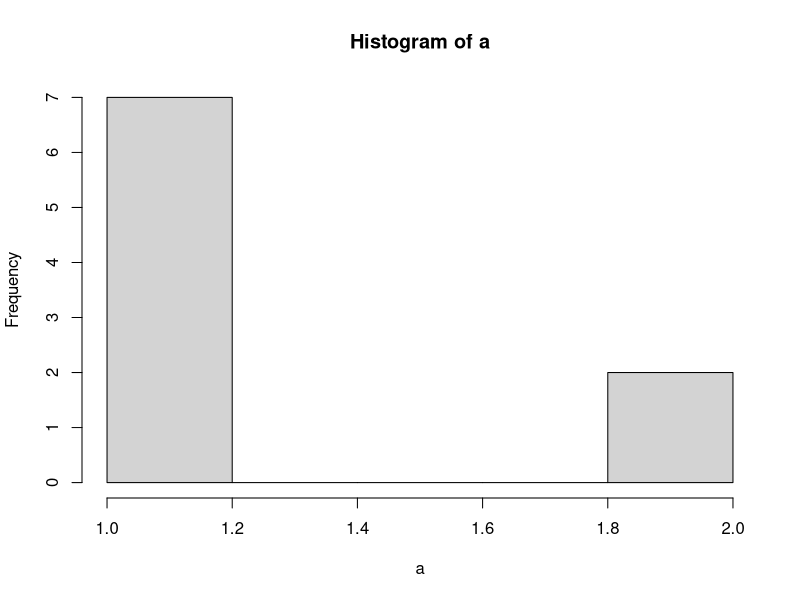
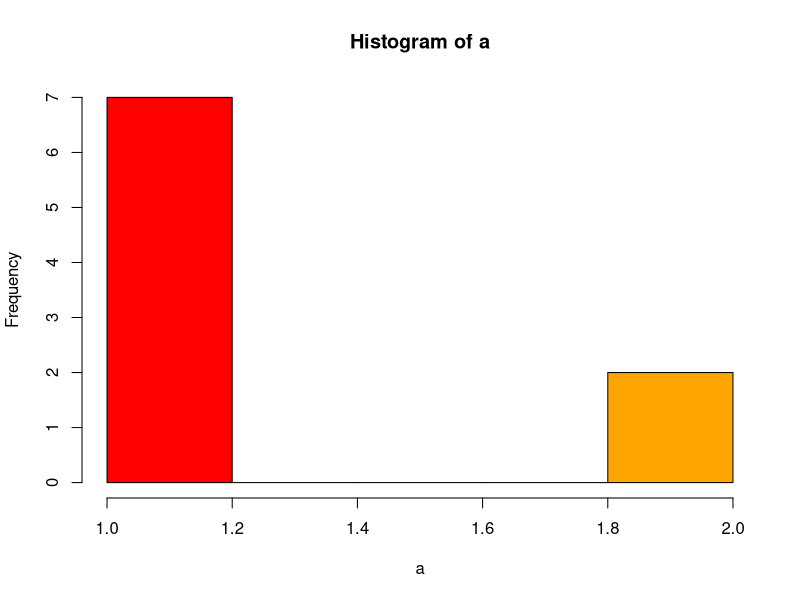
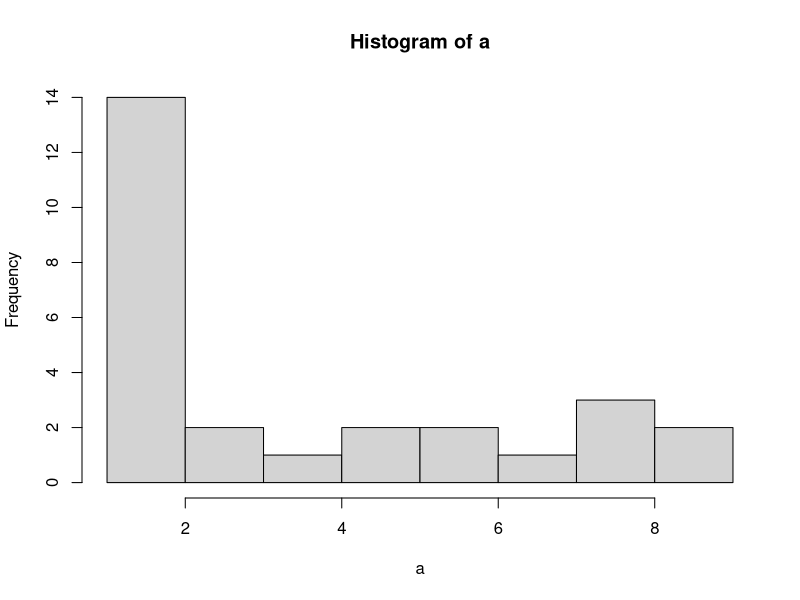
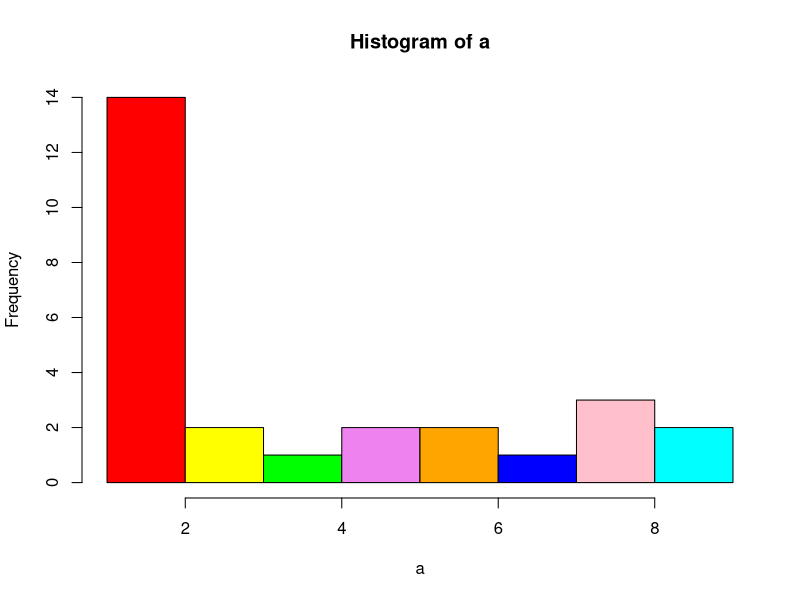
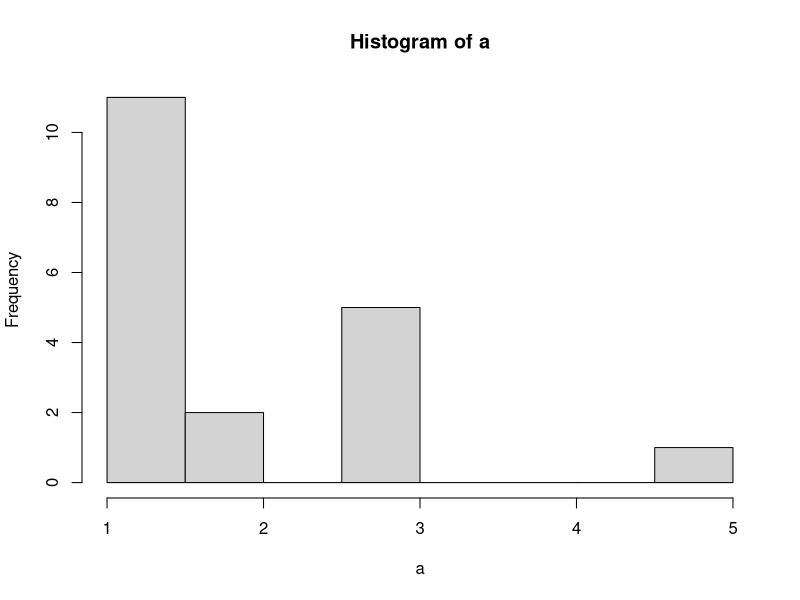
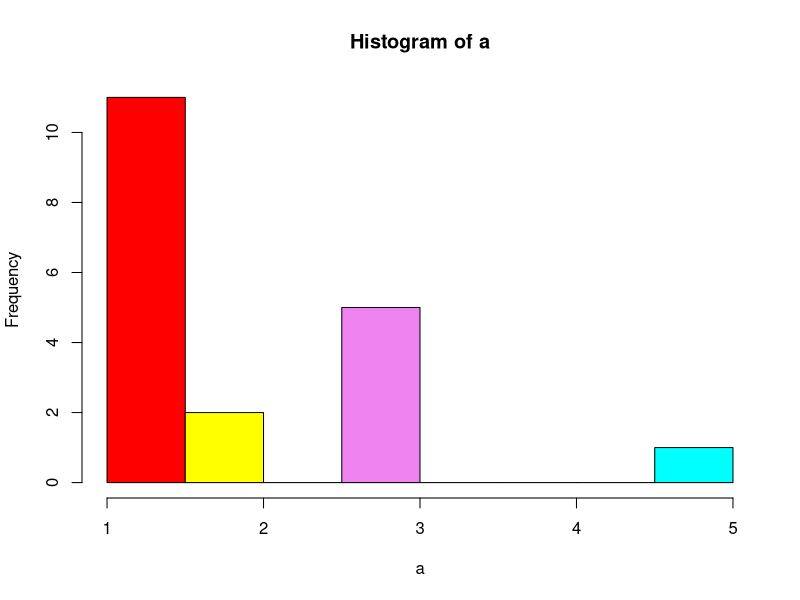

Source code (R) for these figures, in order:
#1
x <- c(1, 2, 3, 2, 4, 5, 4, 6, 7, 8, 9)
freq <- data.frame(table(x))
relFreq <- data.frame(prop.table(table(x)))
relFreq$Freq <- NULL
Cumulative_Freq <- cumsum(table(x))
z<-cbind(merge(freq,relFreq),Cumulative_Freq)
z$Cumulative_Relative_Freq <- z$Cumulative_Freq / sum(z$Freq)
print(z)
a = z$Freq
hist(a)
colors = c("red", "yellow", "green", "violet", "orange", "blue", "pink", "cyan")
hist(a, col = colors)

#2
x <- c(23, 20, 16, 18, 30, 22, 26, 15, 05, 18,
       14, 17, 11, 37, 21, 06, 10, 20, 22, 25,
       19, 19, 19, 20, 12, 23, 24, 17, 18, 16,
       27, 16, 28, 26, 15, 29, 19, 35, 20, 17,
       12, 30, 21, 22, 20, 15, 18, 16, 23, 24,
       15, 24, 28, 19, 24, 22, 17, 19, 08, 18,
       17, 18, 23, 21, 25, 19, 20, 22, 21, 21,
       16, 20, 19, 11, 23, 17, 23, 13, 17, 26,
       26, 14, 15, 16, 27, 18, 21, 24, 33, 20,
       21, 27, 18, 22, 17, 20, 14, 21, 22, 19)
freq <- data.frame(table(x))
relFreq <- data.frame(prop.table(table(x)))
relFreq$Freq <- NULL
Cumulative_Freq <- cumsum(table(x))
z<-cbind(merge(freq,relFreq),Cumulative_Freq)
z$Cumulative_Relative_Freq <- z$Cumulative_Freq / sum(z$Freq)
print(z)
a = z$Freq
hist(a)
colors = c("red", "yellow", "green", "violet", "orange", "blue", "pink", "cyan")
hist(a, col = colors)

#3
x <- c(13.8, 14.1, 14.7, 15.2, 15.6, 14.9, 16.7, 19.2, 14.9, 14.9,
       14.9, 15.2, 15.9, 15.2, 14.8, 14.8, 19.1, 14.6, 18.0, 14.9,
       14.2, 14.1, 15.3, 15.5, 18.0, 17.2, 17.2, 14.1, 14.5, 18.0,
       14.4, 14.2, 14.6, 14.2, 14.8)
freq <- data.frame(table(x))
relFreq <- data.frame(prop.table(table(x)))
relFreq$Freq <- NULL
Cumulative_Freq <- cumsum(table(x))
z<-cbind(merge(freq,relFreq),Cumulative_Freq)
z$Cumulative_Relative_Freq <- z$Cumulative_Freq / sum(z$Freq)
print(z)
a = z$Freq
hist(a)
colors = c("red", "yellow", "green", "violet", "orange", "blue", "pink", "cyan")
hist(a, col = colors)
